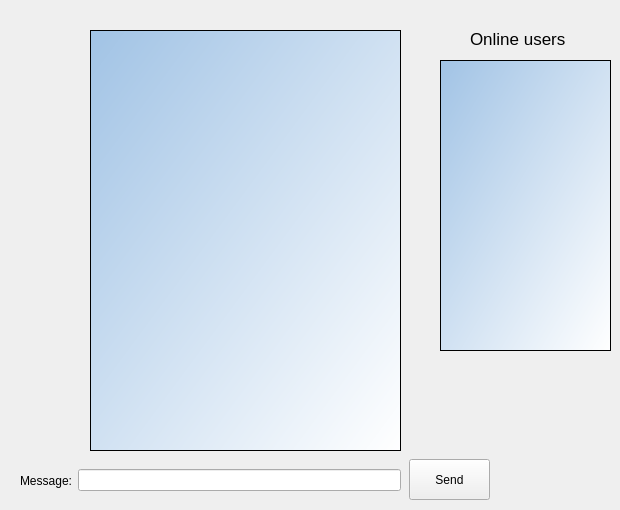
    <widget class="QWidget" name="chatPage">
     <widget class="QWidget" name="horizontalLayoutWidget_3">
      <property name="geometry">
       <rect>
        <x>20</x>
        <y>460</y>
        <width>381</width>
        <height>41</height>
       </rect>
      </property>
      <layout class="QHBoxLayout" name="horizontalLayout_4">
       <item>
        <widget class="QLabel" name="label_5">
         <property name="text">
          <string>Message:</string>
         </property>
        </widget>
       </item>
       <item>
        <widget class="QLineEdit" name="message">
         <property name="clearButtonEnabled">
          <bool>true</bool>
         </property>
        </widget>
       </item>
      </layout>
     </widget>
     <widget class="QLabel" name="label_6">
      <property name="geometry">
       <rect>
        <x>20</x>
        <y>20</y>
        <width>61</width>
        <height>61</height>
       </rect>
      </property>
      <property name="text">
       <string/>
      </property>
      <property name="pixmap">
       <pixmap>../images/6-512.png</pixmap>
      </property>
      <property name="scaledContents">
       <bool>true</bool>
      </property>
     </widget>
     <widget class="QPushButton" name="send">
      <property name="geometry">
       <rect>
        <x>409</x>
        <y>459</y>
        <width>81</width>
        <height>41</height>
       </rect>
      </property>
      <property name="cursor">
       <cursorShape>PointingHandCursor</cursorShape>
      </property>
      <property name="text">
       <string>Send</string>
      </property>
      <property name="icon">
       <iconset>
        <normaloff>../images/6-512.png</normaloff>../images/6-512.png</iconset>
      </property>
      <property name="autoDefault">
       <bool>false</bool>
      </property>
      <property name="flat">
       <bool>false</bool>
      </property>
     </widget>
     <widget class="QTextEdit" name="textBox">
      <property name="geometry">
       <rect>
        <x>90</x>
        <y>30</y>
        <width>311</width>
        <height>421</height>
       </rect>
      </property>
      <property name="styleSheet">
       <string notr="true">background-color: qlineargradient(spread:reflect, x1:0, y1:0, x2:1, y2:1, stop:0 rgba(161, 195, 229, 255), stop:1 rgba(255, 255, 255, 255));</string>
      </property>
      <property name="readOnly">
       <bool>true</bool>
      </property>
     </widget>
     <widget class="QLabel" name="label_12">
      <property name="geometry">
       <rect>
        <x>470</x>
        <y>30</y>
        <width>101</width>
        <height>17</height>
       </rect>
      </property>
      <property name="font">
       <font>
        <pointsize>13</pointsize>
       </font>
      </property>
      <property name="text">
       <string>Online users</string>
      </property>
     </widget>
     <widget class="QLabel" name="label_14">
      <property name="geometry">
       <rect>
        <x>450</x>
        <y>30</y>
        <width>16</width>
        <height>16</height>
       </rect>
      </property>
      <property name="text">
       <string/>
      </property>
      <property name="pixmap">
       <pixmap>../images/online.png</pixmap>
      </property>
      <property name="scaledContents">
       <bool>true</bool>
      </property>
     </widget>
     <widget class="QTextEdit" name="OnlineUsersBox">
      <property name="geometry">
       <rect>
        <x>440</x>
        <y>60</y>
        <width>171</width>
        <height>291</height>
       </rect>
      </property>
      <property name="styleSheet">
       <string notr="true">background-color: qlineargradient(spread:reflect, x1:0, y1:0, x2:1, y2:1, stop:0 rgba(161, 195, 229, 255), stop:1 rgba(255, 255, 255, 255));</string>
      </property>
      <property name="readOnly">
       <bool>true</bool>
      </property>
     </widget>
    </widget>
